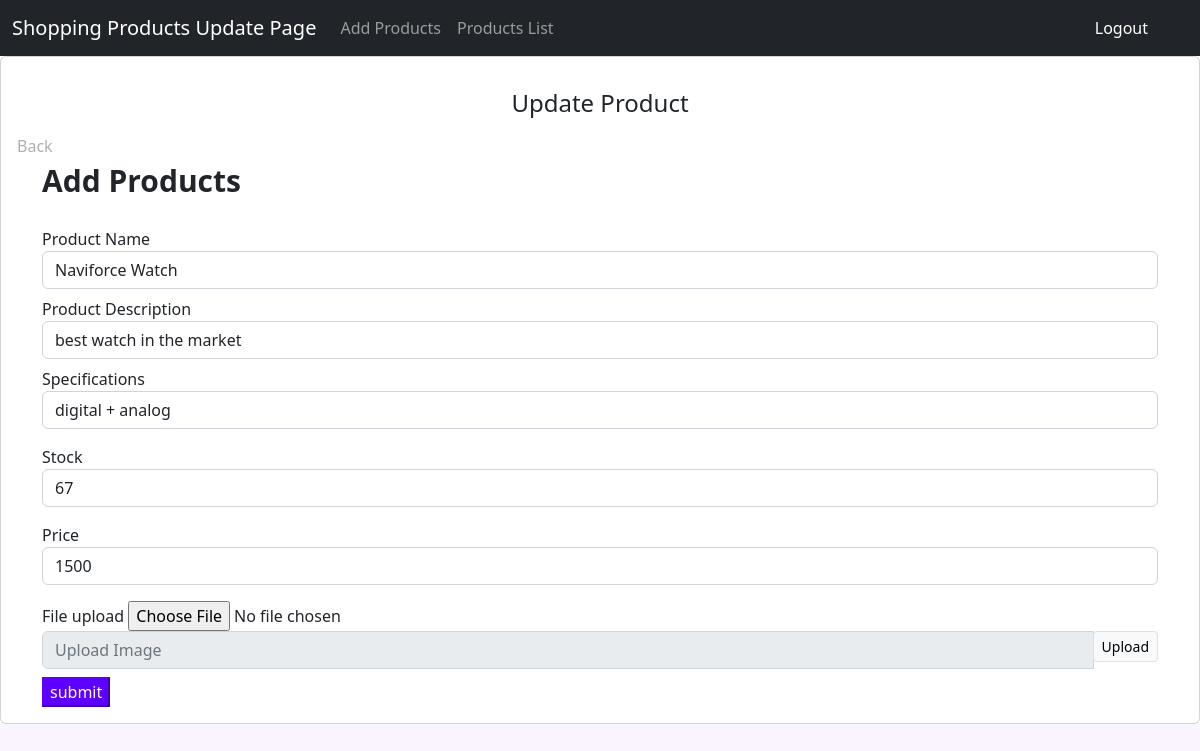
Page /update_product/1 on the committed database.
### shop/models.py (models this page shows, shortened)
class AddProduct(models.Model):
    product_name=models.CharField(max_length=50)
    product_price=models.IntegerField()
    product_description=models.TextField()
    product_specifications=models.TextField()
    product_stock=models.IntegerField()
    product_image=models.ImageField(upload_to='filepath', null=True, blank=True)

### shop/views.py (the view, shortened to what this page needs)
# urls.py: path('update_product/<int:id>',views.update_product,name='update_product'),
def update_product(request, id):
    prod= AddProduct.objects.get(id=id)
    context ={'prod':prod}
    return render(request,'shop/update_product.html',context)

### shop/templates/shop/update_product.html (shortened to what this page needs)
 <!doctype html>
<html lang="en">
  <head>
    <link href="https://cdn.jsdelivr.net/npm/bootstrap@5.2.0-beta1/dist/css/bootstrap.min.css" rel="stylesheet">
</head>
  </head>
  <body>
    <nav class="navbar navbar-expand-lg navbar-dark bg-dark">
      <div class="container-fluid">
        <a class="navbar-brand" href="#">Shopping Products Update Page
        </a>
        <div class="collapse navbar-collapse" id="navbarSupportedContent">
          <ul class="navbar-nav me-auto mb-2 mb-lg-0">
            <li class="nav-item">
              <a class="nav-link" href="/add_products">Add Products</a>
            </li>
            <li class="nav-item">
                <a class="nav-link" href="/product_list">Products List</a>
              </li>
          </ul>
          <ul class="navbar-nav me-right mb-3 mb-lg-0">
            <li>
              <a class="nav-link active" aria-current="page" href="/log__out">Logout</a>
            </li>
            <ul>
        </div>
      </div>
    </nav>
    <div class="col-12 grid-margin stretch-card">
      <div class="card">
        <div class="card-body">
          <p> <center>
          <h4 class="card-title">Update Product</h4>
        </p></center>
        <a href="" >Back</a>
        <div class="container">
          <p class="card-description">
           <b style="font-size:30px;"> Add Products</b>
          </p>
          <form method="POST" class="forms-sample w-90" action="" enctype="multipart/form-data">
            <div class="form-group py-2">
              <label for="exampleInputName1">Product Name</label>
              <input type="text" class="form-control" id="Product_Name" placeholder="Product Name" value="{{prod.product_name}}" name="Product_Name">
            </div>
            <div class="form-group" py-2>
              <label for="exampleInputEmail3">Product Description</label>
              <input type="text" class="form-control" id="Product_Description" placeholder="Product Description" value="{{prod.product_description}}" name="Product_Description">
            </div>
            <div class="form-group py-2">
              <label for="exampleInputPassword4">Specifications </label>
              <input type="text" class="form-control" id="Specifications" placeholder="Specifications" value="{{prod.product_specifications}}" name="Specifications">
            </div>
            <div class="form-group py-2" >
              <label for="exampleSelectGender">Stock</label>
              <input type="number" class="form-control" id="Stock" value="{{prod.product_stock}}" placeholder="Stock" name="Stock">
              </div>
              <div class="form-group py-2">
                <label for="exampleSelectGender">Price</label>
                <input type="number" class="form-control" id="Price" value="{{prod.product_price}}" placeholder="Price" name="Price">
                </div>
            <div class="form-group py-2">
              <label>File upload</label>
              <input type="file" name="img[]" class="file-upload-default">
              <div class="input-group col-xs-12">
                <input type="text" class="form-control file-upload-info" disabled placeholder="Upload Image" >
                <span class="input-group-append">
                  <button class="file-upload-browse btn btn-light border btn-sm" type="button">Upload</button>
                </span>
              </div>
            </div>
            <div class="col-lg-3">
              <input type="submit" class="bbtn btn-primary btn-lg btn-block" name="submit" value="submit" >
            </div>
          </form>
        </div>
  </body>
</html>

### shop/templates/shop/update_product.html (style rules this page uses)
html, body.auth_class { background: #f9f4ff; }
.btn-primary { color: #fff; background-color: #5d00ff; border-color: #5d00ff; }
a { text-decoration: none; color: #afafaf; }

### rows in the picture
AddProduct: Product_Name "Naviforce Watch", Product_Description "best watch in the market", Specifications "digital + analog", Stock "67", Price "1500"
